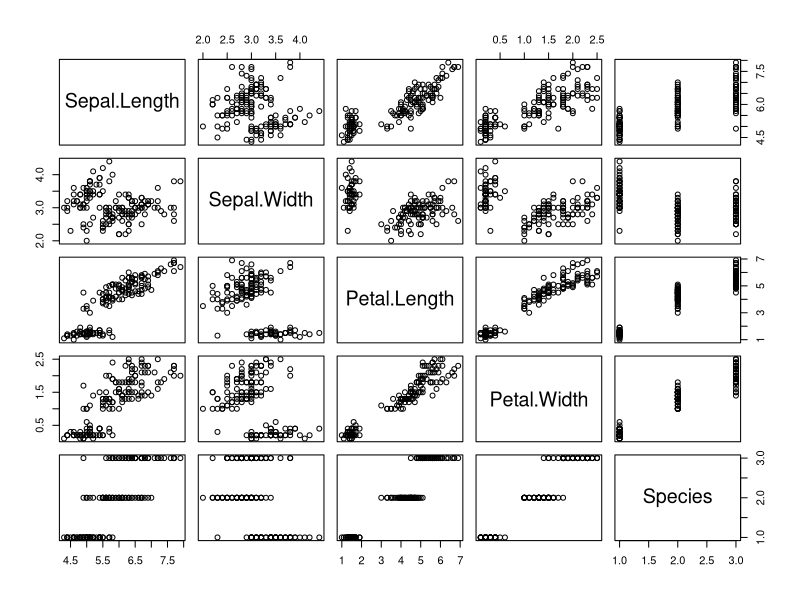
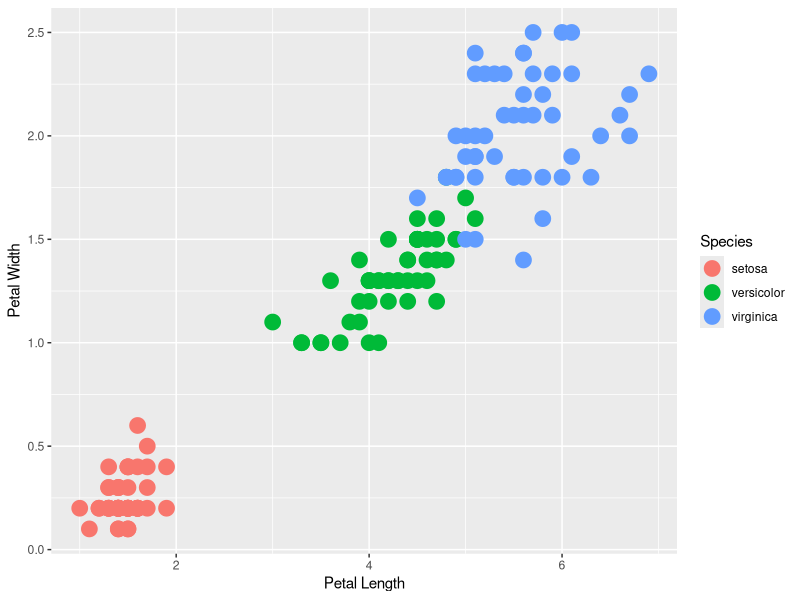

The R script that drew these images, in order:
## ---- chunk 1
knitr::opts_chunk$set(echo = FALSE)
library(ggplot2)
library(GGally)
## ---- chunk 2
pairs(iris)
## ---- chunk 3
p <- ggplot(iris, aes_string(x=iris$Petal.Length, y=iris$Petal.Width, color=iris$Species)) +
    geom_point(size=5)+
    labs(color="Species", x="Petal Length", y="Petal Width")
p
## ---- chunk 4
k <- kmeans(iris[,3:4],3)
k$centers
k$withinss
